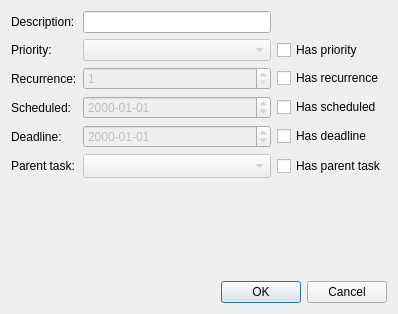
<?xml version="1.0" encoding="UTF-8"?>
<ui version="4.0">
 <class>TaskAdd</class>
 <widget class="QDialog" name="TaskAdd">
  <property name="geometry">
   <rect>
    <x>0</x>
    <y>0</y>
    <width>398</width>
    <height>314</height>
   </rect>
  </property>
  <property name="windowTitle">
   <string>Add task</string>
  </property>
  <layout class="QGridLayout" name="gridLayout">
   <item row="8" column="1" colspan="3">
    <widget class="QDialogButtonBox" name="buttonBox">
     <property name="orientation">
      <enum>Qt::Horizontal</enum>
     </property>
     <property name="standardButtons">
      <set>QDialogButtonBox::Cancel|QDialogButtonBox::Ok</set>
     </property>
    </widget>
   </item>
   <item row="1" column="3">
    <widget class="QCheckBox" name="has_prioirty">
     <property name="text">
      <string>Has priority</string>
     </property>
    </widget>
   </item>
   <item row="4" column="2">
    <widget class="QDateEdit" name="deadline">
     <property name="enabled">
      <bool>false</bool>
     </property>
     <property name="displayFormat">
      <string>yyyy-MM-dd</string>
     </property>
    </widget>
   </item>
   <item row="0" column="2">
    <widget class="QLineEdit" name="description"/>
   </item>
   <item row="2" column="1">
    <widget class="QLabel" name="label_3">
     <property name="text">
      <string>Recurrence:</string>
     </property>
    </widget>
   </item>
   <item row="4" column="3">
    <widget class="QCheckBox" name="has_deadline">
     <property name="text">
      <string>Has deadline</string>
     </property>
    </widget>
   </item>
   <item row="2" column="2">
    <widget class="QSpinBox" name="recurrence">
     <property name="enabled">
      <bool>false</bool>
     </property>
     <property name="minimum">
      <number>1</number>
     </property>
     <property name="maximum">
      <number>9999</number>
     </property>
    </widget>
   </item>
   <item row="3" column="3">
    <widget class="QCheckBox" name="has_scheduled">
     <property name="text">
      <string>Has scheduled</string>
     </property>
    </widget>
   </item>
   <item row="6" column="3">
    <widget class="QCheckBox" name="has_parent_task">
     <property name="text">
      <string>Has parent task</string>
     </property>
    </widget>
   </item>
   <item row="0" column="1">
    <widget class="QLabel" name="label">
     <property name="text">
      <string>Description:</string>
     </property>
    </widget>
   </item>
   <item row="1" column="1">
    <widget class="QLabel" name="label_2">
     <property name="text">
      <string>Priority:</string>
     </property>
    </widget>
   </item>
   <item row="1" column="2">
    <widget class="QComboBox" name="priority">
     <property name="enabled">
      <bool>false</bool>
     </property>
    </widget>
   </item>
   <item row="6" column="1">
    <widget class="QLabel" name="label_6">
     <property name="text">
      <string>Parent task:</string>
     </property>
    </widget>
   </item>
   <item row="3" column="1">
    <widget class="QLabel" name="label_4">
     <property name="text">
      <string>Scheduled:</string>
     </property>
    </widget>
   </item>
   <item row="2" column="3">
    <widget class="QCheckBox" name="has_recurrence">
     <property name="text">
      <string>Has recurrence</string>
     </property>
    </widget>
   </item>
   <item row="4" column="1">
    <widget class="QLabel" name="label_5">
     <property name="text">
      <string>Deadline:</string>
     </property>
    </widget>
   </item>
   <item row="6" column="2">
    <widget class="QComboBox" name="parent_task">
     <property name="enabled">
      <bool>false</bool>
     </property>
     <property name="sizeAdjustPolicy">
      <enum>QComboBox::AdjustToMinimumContentsLengthWithIcon</enum>
     </property>
    </widget>
   </item>
   <item row="3" column="2">
    <widget class="QDateEdit" name="scheduled">
     <property name="enabled">
      <bool>false</bool>
     </property>
     <property name="displayFormat">
      <string>yyyy-MM-dd</string>
     </property>
    </widget>
   </item>
   <item row="7" column="1" colspan="3">
    <spacer name="verticalSpacer">
     <property name="orientation">
      <enum>Qt::Vertical</enum>
     </property>
     <property name="sizeHint" stdset="0">
      <size>
       <width>20</width>
       <height>40</height>
      </size>
     </property>
    </spacer>
   </item>
  </layout>
 </widget>
 <resources/>
 <connections>
  <connection>
   <sender>buttonBox</sender>
   <signal>accepted()</signal>
   <receiver>TaskAdd</receiver>
   <slot>accept()</slot>
   <hints>
    <hint type="sourcelabel">
     <x>248</x>
     <y>254</y>
    </hint>
    <hint type="destinationlabel">
     <x>157</x>
     <y>274</y>
    </hint>
   </hints>
  </connection>
  <connection>
   <sender>buttonBox</sender>
   <signal>rejected()</signal>
   <receiver>TaskAdd</receiver>
   <slot>reject()</slot>
   <hints>
    <hint type="sourcelabel">
     <x>316</x>
     <y>260</y>
    </hint>
    <hint type="destinationlabel">
     <x>286</x>
     <y>274</y>
    </hint>
   </hints>
  </connection>
 </connections>
</ui>
